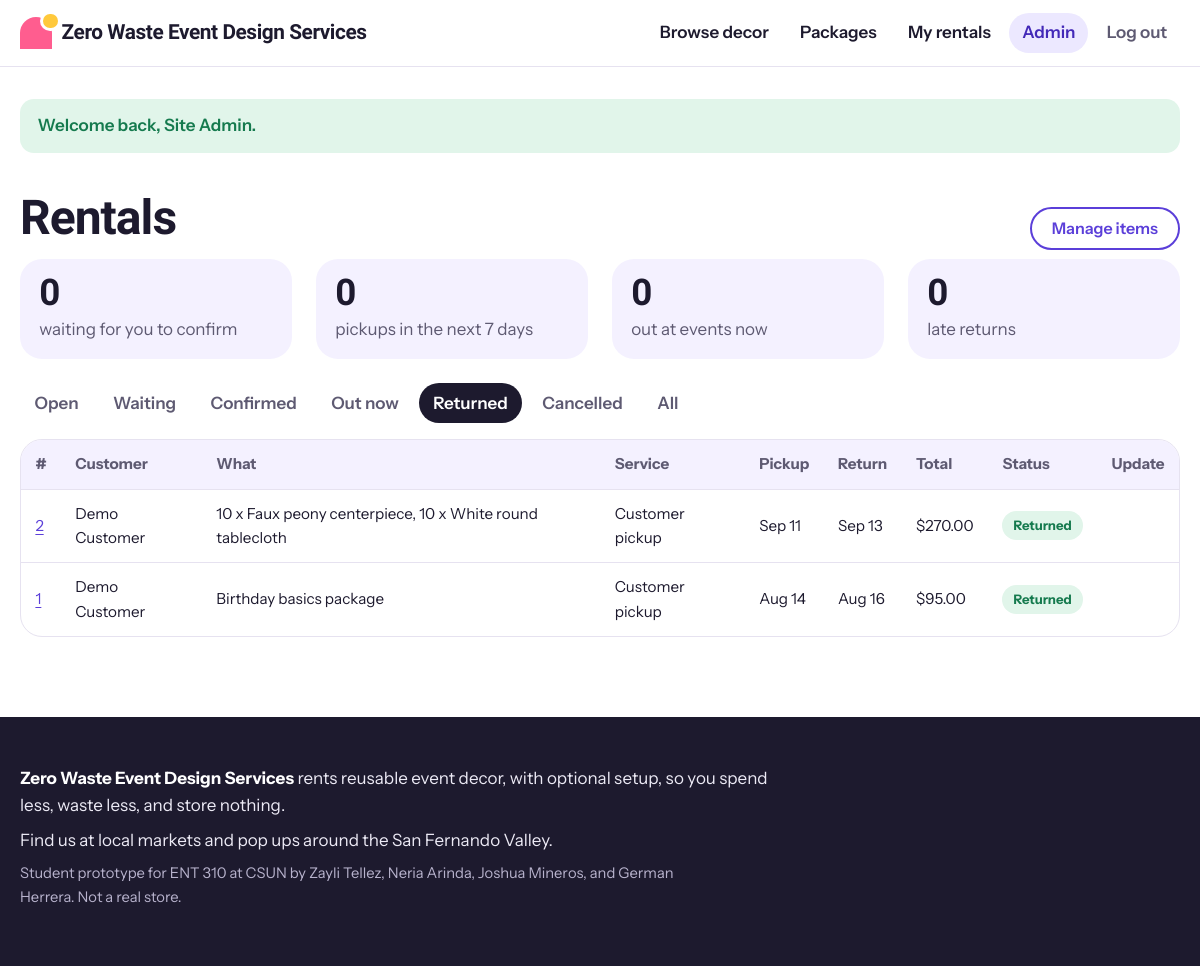
The app's page /admin/index.php?status=returned (signed in) with its own data.
### tables this page shows
CREATE TABLE rentals (
  id          INT AUTO_INCREMENT PRIMARY KEY,
  user_id     INT NOT NULL,
  package_id  INT NULL,
  event_date  DATE NOT NULL,
  pickup_date DATE NOT NULL,
  return_date DATE NOT NULL,
  service     ENUM('pickup','setup') NOT NULL DEFAULT 'pickup',  
  address     VARCHAR(255) NULL,                                 
  status      ENUM('pending','confirmed','picked_up','returned','cancelled')
              NOT NULL DEFAULT 'pending',
  subtotal    DECIMAL(10,2) NOT NULL,
  setup_fee   DECIMAL(8,2)  NOT NULL DEFAULT 0,
  discount    DECIMAL(8,2)  NOT NULL DEFAULT 0,                  
  total_price DECIMAL(10,2) NOT NULL,
  notes       VARCHAR(500) NULL,
  created_at  TIMESTAMP NOT NULL DEFAULT CURRENT_TIMESTAMP,
  FOREIGN KEY (user_id)    REFERENCES users(id),
  FOREIGN KEY (package_id) REFERENCES packages(id),
  INDEX idx_dates (pickup_date, return_date),
  INDEX idx_status (status)
);

CREATE TABLE users (
  id            INT AUTO_INCREMENT PRIMARY KEY,
  name          VARCHAR(100)  NOT NULL,
  email         VARCHAR(255)  NOT NULL UNIQUE,
  phone         VARCHAR(30)   NULL,
  password_hash VARCHAR(255)  NOT NULL,
  role          ENUM('customer','admin') NOT NULL DEFAULT 'customer',
  created_at    TIMESTAMP NOT NULL DEFAULT CURRENT_TIMESTAMP
);

CREATE TABLE packages (
  id          INT AUTO_INCREMENT PRIMARY KEY,
  name        VARCHAR(120) NOT NULL,
  event_type  VARCHAR(60)  NOT NULL,
  description TEXT NOT NULL,
  price       DECIMAL(8,2) NOT NULL,
  setup_fee   DECIMAL(8,2) NOT NULL DEFAULT 75.00,  
  season      VARCHAR(40) NULL,                     
  color_hex   CHAR(7) NOT NULL DEFAULT '#CCCCCC',
  is_active   TINYINT(1) NOT NULL DEFAULT 1
);

### includes/bootstrap.php (called while the page is built, shortened)
<?php
function db(): PDO
{
    static $pdo = null;
    if ($pdo === null) {
        $dsn = 'mysql:host=' . DB_HOST . ';port=' . DB_PORT . ';dbname=' . DB_NAME . ';charset=utf8mb4';
        $pdo = new PDO($dsn, DB_USER, DB_PASS, [
            PDO::ATTR_ERRMODE            => PDO::ERRMODE_EXCEPTION,
            PDO::ATTR_DEFAULT_FETCH_MODE => PDO::FETCH_ASSOC,
            PDO::ATTR_EMULATE_PREPARES   => false,
        ]);
    }
    return $pdo;
}
function base_url(): string
{
    static $base = null;
    if ($base === null) {
        $script = $_SERVER['SCRIPT_NAME'] ?? '';
        $dir = str_replace('\\', '/', dirname($script));
        if (substr($dir, -6) === '/admin') {
            $dir = substr($dir, 0, -6);
        }
        $base = rtrim($dir, '/');
    }
    return $base;
}
function url(string $path = ''): string
{
    return base_url() . '/' . ltrim($path, '/');
}
function e(?string $text): string
{
    return htmlspecialchars((string) $text, ENT_QUOTES, 'UTF-8');
}
function money($amount): string
{
    return '$' . number_format((float) $amount, 2);
}
function status_label(string $status, bool $setup = false): string
{
    return [
        'pending'   => 'Waiting for confirmation',
        'confirmed' => 'Confirmed',
        'picked_up' => $setup ? 'Set up' : 'Picked up',
        'returned'  => $setup ? 'Taken down' : 'Returned',
        'cancelled' => 'Cancelled',
    ][$status] ?? $status;
}
    ob_start(); ?>

### public/admin/index.php (the view, shortened to what this page needs)
<?php
require __DIR__ . '/../../includes/bootstrap.php';
$filter = $_GET['status'] ?? 'open';
$sql = 'SELECT r.*, u.name AS customer, p.name AS package_name,
               (SELECT GROUP_CONCAT(CONCAT(ri.quantity, " x ", i.name) ORDER BY i.name SEPARATOR ", ")
                FROM rental_items ri JOIN items i ON i.id = ri.item_id
                WHERE ri.rental_id = r.id) AS item_list
        FROM rentals r
        JOIN users u ON u.id = r.user_id
        LEFT JOIN packages p ON p.id = r.package_id';
$params = [];
if ($filter === 'open') {
    $sql .= " WHERE r.status IN ('pending','confirmed','picked_up')";
} elseif ($filter !== 'all') {
    $sql .= ' WHERE r.status = ?';
    $params[] = $filter;
}
$sql .= ' ORDER BY r.pickup_date ' . ($filter === 'open' ? 'ASC' : 'DESC');
$stmt = db()->prepare($sql);
$stmt->execute($params);
$rentals = $stmt->fetchAll();
$stats = db()->query("SELECT
    SUM(status = 'pending') AS waiting,
    SUM(status = 'confirmed' AND pickup_date BETWEEN CURDATE() AND CURDATE() + INTERVAL 7 DAY) AS pickups_week,
    SUM(status = 'picked_up') AS out_now,
    SUM(status = 'picked_up' AND return_date < CURDATE()) AS late
  FROM rentals")->fetch();
require __DIR__ . '/../../includes/header.php';
?>
<div class="section-head">
  <h1>Rentals</h1>
  <a class="btn btn-ghost" href="<?= e(url('admin/items.php')) ?>">Manage items</a>
</div>
<div class="stats">
  <div><strong><?= (int) $stats['waiting'] ?></strong> waiting for you to confirm</div>
  <div><strong><?= (int) $stats['pickups_week'] ?></strong> pickups in the next 7 days</div>
  <div><strong><?= (int) $stats['out_now'] ?></strong> out at events now</div>
  <div class="<?= $stats['late'] > 0 ? 'stat-alert' : '' ?>"><strong><?= (int) $stats['late'] ?></strong> late returns</div>
</div>
<nav class="tabs" aria-label="Filter rentals">
  <?php foreach (['open' => 'Open', 'pending' => 'Waiting', 'confirmed' => 'Confirmed', 'picked_up' => 'Out now', 'returned' => 'Returned', 'cancelled' => 'Cancelled', 'all' => 'All'] as $key => $label): ?>
    <a href="?status=<?= e($key) ?>"<?= $filter === $key ? ' aria-current="page"' : '' ?>><?= e($label) ?></a>
  <?php endforeach; ?>
</nav>
<?php if (!$rentals): ?>
  <div class="empty"><p>No rentals in this list.</p></div>
<?php else: ?>
  <div class="table-wrap">
    <table>
      <thead>
        <tr><th>#</th><th>Customer</th><th>What</th><th>Service</th><th>Pickup</th><th>Return</th><th>Total</th><th>Status</th><th>Update</th></tr>
      </thead>
      <tbody>
        <?php foreach ($rentals as $r):
            $isLate = $r['status'] === 'picked_up' && $r['return_date'] < date('Y-m-d'); ?>
          <tr>
            <td><a href="<?= e(url('rental.php?id=' . $r['id'])) ?>"><?= (int) $r['id'] ?></a></td>
            <td><?= e($r['customer']) ?></td>
            <td><?= e($r['package_name'] ? $r['package_name'] . ' package' : $r['item_list']) ?></td>
            <td><?= $r['service'] === 'setup' ? '<strong>We set up</strong><br><span class="small">' . e($r['address']) . '</span>' : 'Customer pickup' ?></td>
            <td><?= e(date('M j', strtotime($r['pickup_date']))) ?></td>
            <td class="<?= $isLate ? 'late' : '' ?>"><?= e(date('M j', strtotime($r['return_date']))) ?><?= $isLate ? ' (late)' : '' ?></td>
            <td><?= money($r['total_price']) ?></td>
            <td><span class="status status-<?= e($r['status']) ?>"><?= e(status_label($r['status'], $r['service'] === 'setup')) ?></span></td>
            <td>
            </td>
          </tr>
        <?php endforeach; ?>
      </tbody>
    </table>
  </div>
<?php endif; ?>
<?php require __DIR__ . '/../../includes/footer.php'; ?>

### public/assets/style.css (style rules this page uses)
:root { --bg: #FFFFFF; --wash: #F4F1FF; --ink: #1D1A2E; --muted: #5E5A72; --line: #E6E2F0; --grape: #5B3FD9; --grape-dark: #4329B8; --grape-soft: #ECE8FF; --pink: #FF5D8F; --pink-soft: #FFE6EE; --sun: #FFC93C; --sun-soft: #FFF4D6; --leaf: #157A4E; --leaf-soft: #E1F5EA; --berry: #C7254E; --berry-soft: #FDE8EE; --display: "Bricolage Grotesque", "Segoe UI", system-ui, sans-serif; --body: "Instrument Sans", "Segoe UI", system-ui, sans-serif; --r-card: 22px; --r-input: 12px; --gap: clamp(1rem, 3vw, 1.5rem); --shadow: 0 1px 2px rgba(29, 26, 46, 0.06), 0 8px 24px rgba(29, 26, 46, 0.06); }
*, *::before, *::after { box-sizing: border-box; }
html { -webkit-text-size-adjust: 100%; }
body { margin: 0; background: var(--bg); color: var(--ink); font: 400 1.0625rem/1.6 var(--body); }
a { color: var(--grape); text-underline-offset: 0.18em; }
h1, h2, h3 { font-family: var(--display); font-weight: 800; line-height: 1.05; letter-spacing: -0.02em; margin: 0 0 0.5em; }
h1 { font-size: clamp(2.1rem, 4.5vw, 3rem); }
.btn { display: inline-flex; align-items: center; justify-content: center; background: var(--grape); color: #fff; border: 2px solid var(--grape); border-radius: 999px; padding: 0.6rem 1.25rem; font: 700 1rem/1.2 var(--body); text-decoration: none; cursor: pointer; transition: transform 0.15s ease, background-color 0.15s ease; }
.btn-ghost { background: transparent; color: var(--grape); }
.section-head { display: flex; align-items: baseline; justify-content: space-between; gap: 1rem; flex-wrap: wrap; margin-top: 2.5rem; }
.section-head h1, .section-head h2 { margin: 0 0 1rem; }
.section-head > a { font-weight: 600; }
.status { display: inline-block; font-size: 0.82rem; font-weight: 700; padding: 0.25rem 0.7rem; border-radius: 999px; white-space: nowrap; }
.status-returned { background: var(--leaf-soft); color: var(--leaf); }
.stats { display: grid; grid-template-columns: repeat(auto-fit, minmax(200px, 1fr)); gap: var(--gap); margin-bottom: 1.5rem; }
.stats div { background: var(--wash); border-radius: var(--r-card); padding: 1rem 1.2rem; color: var(--muted); }
.stats strong { display: block; font: 800 2.3rem/1 var(--display); color: var(--ink); margin-bottom: 0.25rem; }
.tabs { display: flex; gap: 0.35rem; flex-wrap: wrap; margin-bottom: 1rem; }
.tabs a { padding: 0.4rem 0.9rem; border-radius: 999px; text-decoration: none; color: var(--muted); font-weight: 600; }
.tabs a[aria-current="page"] { background: var(--ink); color: #fff; }
.table-wrap { overflow-x: auto; background: #fff; border: 1px solid var(--line); border-radius: var(--r-card); }
table { border-collapse: collapse; width: 100%; font-size: 0.95rem; }
th, td { text-align: left; padding: 0.75rem 0.9rem; border-bottom: 1px solid var(--line); vertical-align: middle; }
tr:last-child td { border-bottom: 0; }
th { font-weight: 700; color: var(--muted); background: var(--wash); }

### records on screen
rentals: id "2", user.name "Demo Customer", item_list "10 x Faux peony centerpiece, 10 x White round tablecloth", shows "Customer pickup", pickup_date "Sep 11", return_date "Sep 13", total_price "$270.00", status_label($r['status'], $r['service'] === 'setup') "Returned"
rentals: id "1", user.name "Demo Customer", package.name "Birthday basics package", shows "Customer pickup", pickup_date "Aug 14", return_date "Aug 16", total_price "$95.00", status_label($r['status'], $r['service'] === 'setup') "Returned"

### other values on screen
SITE_NAME "Zero Waste Event Design Services"
$label "Browse decor Packages My rentals Admin"
$f['message'] "Welcome back, Site Admin."
$stats['waiting'] "0"
$stats['pickups_week'] "0"
$stats['out_now'] "0"
$stats['late'] "0"
$label "Open"
$label "Waiting"
$label "Confirmed"
$label "Out now"
$label "Returned"
$label "Cancelled"
$label "All"
